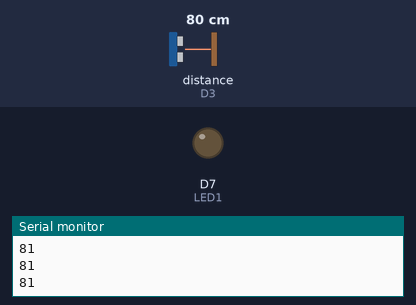
The sketch below on a simulated Arduino MKR. On the bench: output pins drawn as LEDs (lit = HIGH), the last lines printed to the serial monitor. Wiring (inferred from the names in the program): ultrasonic range finder: trigger D2; echo D3. Dashed ring = blinking. The inputs (shaded band) are chosen by the test bench; at power-on: distance to the obstacle (sensor on D3) 80 cm. The echo pulse lasts 58.3 µs per cm; WiFi joins after 1.5 s; servers stay silent unless stated; no MQTT or app messages arrive unless stated; pins used as bus, display or sensor lines are not drawn.

Above: at 2.7 s.
2.8 s: distance to the obstacle (sensor on D3) set to 9 cm
4.3 s: distance to the obstacle (sensor on D3) set to 6 cm
At 4.7 s:
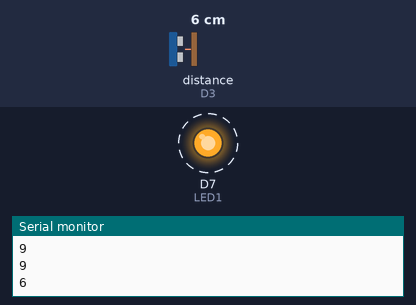
7.3 s: distance to the obstacle (sensor on D3) set to 18 cm
At 8.4 s:
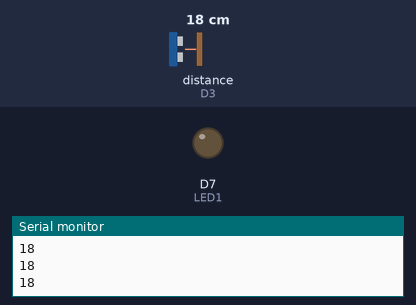
8.8 s: distance to the obstacle (sensor on D3) set to 2 cm
At 9.2 s:
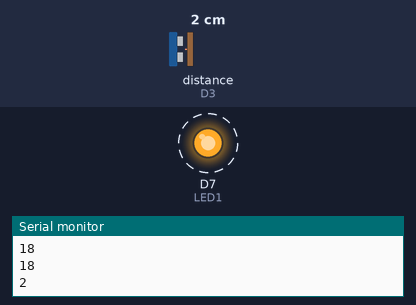
Timing chart, 0 to 12.8 s (numbered marks = the images above; inputs shaded):
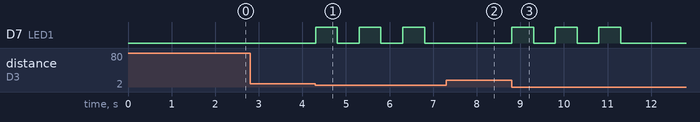

Measured:
- the behaviour switches between 8 and 7 cm on distance to the obstacle (sensor on D3) (found by bisection; images 0 and 1)
- after the input at 4.3 s, D7 (LED1): alternates HIGH for 0.50 s and LOW for 0.50 s, starting at once
- after the input at 7.3 s, D7 (LED1): stays LOW (without the input it goes to HIGH after 1.0 s)
- after the input at 8.8 s, D7 (LED1): alternates HIGH for 0.50 s and LOW for 0.50 s, 6 changes in all, then stays LOW, starting at once

The sketch:

3.3.ino
```cpp
#include <PubSubClient.h>
#include <WiFiNINA.h>

char ssid[] = "Roji";         // Your Wi-Fi network SSID
char password[] = "12345678"; // Your Wi-Fi network password

const int echo = 3;
const int trig = 2;
const int LED1 = 7;

int duration = 0;
int distance = 0;

const char* mqttServer = "broker.emqx.io";
const int mqttPort = 1883;
const char* mqttClientId = "mqttx_dfef299d"; // Unique client ID for your Arduino
const char* mqttTopic = "SIT210/wave";
const char* mqttPayload = "MOTION DETECTEDDDD";

WiFiClient wifiClient; // Use WiFiClient for Wi-Fi connectivity
PubSubClient mqttClient(wifiClient);

void connectToWiFi() {
  Serial.print("Connecting to Wi-Fi...");
  WiFi.begin(ssid, password);

  while (WiFi.status() != WL_CONNECTED) {
    delay(1000);
    Serial.print(".");
  }

  Serial.println("Connected to Wi-Fi!");
  Serial.print("IP Address: ");
  Serial.println(WiFi.localIP());
}

void setup() {
  Serial.begin(9600); // Initialize serial
  connectToWiFi();

  pinMode(trig, OUTPUT);
  pinMode(echo, INPUT);
  pinMode(LED1, OUTPUT);

  // Set up MQTT connection
  mqttClient.setServer(mqttServer, mqttPort);
}

void loop() {
  digitalWrite(trig, HIGH);
  delayMicroseconds(1000);
  digitalWrite(trig, LOW);

  duration = pulseIn(echo, HIGH);
  distance = (duration / 2) / 28.5;
  Serial.println(distance);

  if (distance <= 7) {
      for (int i = 0; i < 3; i++) { // Flash the LED 3 times
        digitalWrite(LED1, HIGH);
        delay(500);
        digitalWrite(LED1, LOW);
        delay(500);
      }
      publishMessage(); // Publish MQTT message when wave is detected
      delay(1000);      // Delay to avoid publishing multiple times for the same wave
    } else {
      digitalWrite(LED1, LOW);
    }

  // MQTT client loop
  if (!mqttClient.connected()) {
    reconnect();
  }
  mqttClient.loop();
}

void reconnect() {
  while (!mqttClient.connected()) {
    Serial.print("Attempting MQTT connection...");
    if (mqttClient.connect(mqttClientId)) {
      Serial.println("connected");
      mqttClient.subscribe(mqttTopic); // Subscribe to the MQTT topic
    } else {
      Serial.print("failed, rc=");
      Serial.print(mqttClient.state());
      Serial.println(" try again in 5 seconds");
      delay(5000);
    }
  }
}

void publishMessage() {
  Serial.print("Publishing MQTT message with payload: ");
  Serial.println(mqttPayload); // Print MQTT payload
  mqttClient.publish(mqttTopic, mqttPayload);
}


void callback(char* topic, byte* payload, unsigned int length) {
  Serial.print("Message arrived [");
  Serial.print(topic);
  Serial.print("] ");
  for (int i = 0; i < length; i++) {
    Serial.print((char)payload[i]);
  }
  Serial.println();


}
```
